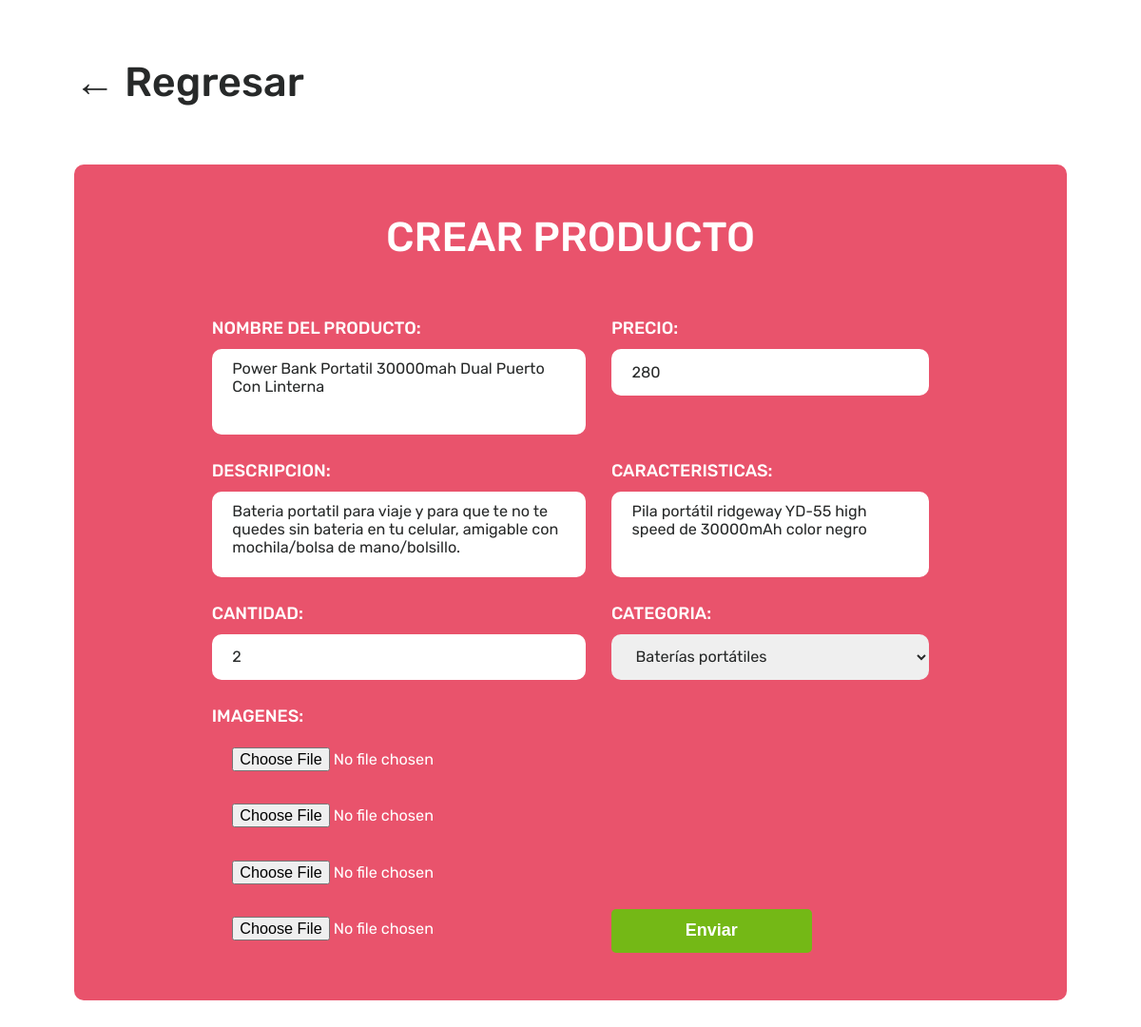
Screenshot of /admin/update_producto.php?producto_id=2 (signed in) with the database file from the repository.
### tables this page shows
CREATE TABLE `productos` (
  `id` int(11) NOT NULL,
  `nombre` varchar(200) NOT NULL,
  `precio` float(8,2) NOT NULL,
  `descripcion` text NOT NULL,
  `caracteristicas` text NOT NULL,
  `cantidad` int(11) NOT NULL,
  `imagen1` varchar(200) NOT NULL,
  `imagen2` varchar(200) NOT NULL,
  `imagen3` varchar(200) NOT NULL,
  `imagen4` varchar(200) NOT NULL,
  `categoria_id` int(11) NOT NULL
);

### admin/update_producto.php (the view, shortened to what this page needs)
<?php
    include "../includes/conexion.php";
    $query = "SELECT * FROM productos WHERE id = ?";
    $statement = $conexion->prepare($query);
    $statement->execute([$_GET["producto_id"]]);
    $producto = $statement->get_result()->fetch_assoc();
    $query = "SELECT id, nombre FROM categorias";
    $statement = $conexion->prepare($query);
    $statement->execute();
    $categorias = $statement->get_result();
?>
<!DOCTYPE html>
<html lang="en">
<head>
    <link rel="stylesheet" href="../src/css/utilidades.css">
    <link rel="stylesheet" href="../src/css/estilos.css">
    <link rel="stylesheet" href="../src/css/queries.css">
</head>
<body>
    <section id="contacto" class="seccion-crear">
        <div class="contenedor">
            <h2>
                <a href="index.php">&LeftArrow; Regresar</a>
            </h2>
            <div class="formulario__contenido">
                <h3>Crear producto</h3>
                <form action="" class="formulario" method="POST" enctype="multipart/form-data">
                    <div class="formulario__control">
                        <label for="nombre">Nombre del producto:</label>
                        <textarea name="nombre" id="nombre"><?php echo $producto["nombre"]; ?></textarea>
                    </div>
                    <div class="formulario__control">
                        <label for="precio">Precio:</label>
                        <input type="number" name="precio" id="precio" value="<?php echo $producto["precio"]; ?>">
                    </div>
                    <div class="formulario__control">
                        <label for="descripcion">Descripcion:</label>
                        <textarea name="descripcion" id="descripcion"><?php echo $producto["descripcion"]; ?></textarea>
                    </div>
                    <div class="formulario__control">
                        <label for="caracteristicas">Caracteristicas:</label>
                        <textarea name="caracteristicas" id="caracteristicas"><?php echo $producto["caracteristicas"]; ?></textarea>
                    </div>
                    <div class="formulario__control">
                        <label for="inventario">Cantidad:</label>
                        <input type="number" name="inventario" id="inventario" value="<?php echo $producto["cantidad"]; ?>">
                    </div>
                    <div class="formulario__control">
                        <label for="categoria">Categoria:</label>
                        <select name="categoria" id="categoria">
                            <?php while($fila = $categorias->fetch_assoc()):?>
                                <?php if($producto["categoria_id"] == $fila["id"]): ?>
                                    <option selected value="<?php echo $fila["id"]; ?>"><?php echo $fila["nombre"]; ?></option>
                                <?php else: ?>
                                    <option value="<?php echo $fila["id"]; ?>"><?php echo $fila["nombre"]; ?></option>
                                <?php endif; ?>
                            <?php endwhile; ?>
                        </select>
                    </div>
                    <div class="formulario__control">
                        <label for="img">Imagenes:</label>
                        <input type="file" name="img1" id="img1">
                        <input type="file" name="img2" id="img2">
                        <input type="file" name="img3" id="img3">
                        <input type="file" name="img4" id="img4">
                    </div>
                    <input type="submit" name="update" class="btn btn-secundario" value="Enviar">
                </form>
            </div>
        </div>
    </section>
</body>
</html>

### src/css/utilidades.css (style rules this page uses)
:root { --clr-primario: #f59f00; --clr-secundario: #e9536c; --clr-acento: #74b816; --clr-dark: #272929; --clr-bold: #0f1111; --clr-light: #fff; --clr-gray: #888; --fw-regular: 400; --fw-medium: 500; --fw-semi: 600; --fw-bold: 700; }
* { padding: 0; margin: 0; box-sizing: border-box; }
html { font-size: 62.5%; scroll-behavior: smooth; }
body { font-family: "Rubik", sans-serif; font-size: 1.6rem; font-weight: var(--fw-regular); color: var(--clr-dark); overflow-x: hidden; }
a { text-decoration: none; color: var(--clr-dark); }
.contenedor { max-width: 120rem; margin: 0 auto; padding: 0 2rem; }
.btn { font-size: 2rem; font-weight: var(--fw-bold); padding: 1.4rem 3.2rem; border-radius: 5px; border: none; display: inline-block; cursor: pointer; }
.btn-secundario { color: var(--clr-light); background-color: var(--clr-acento); transition: background-color 0.2s ease-in; }

### src/css/estilos.css (style rules this page uses)
section { margin-bottom: 13.6rem; }
h2 { font-size: 4.8rem; font-weight: var(--fw-medium); max-width: 44rem; margin-bottom: 6.8rem; }
.formulario__contenido { background-color: var(--clr-secundario); color: var(--clr-light); border-radius: 10px; padding: 5.6rem 5.6rem; }
.formulario__contenido h3 { font-size: 4.8rem; font-weight: var(--fw-medium); text-align: center; text-transform: uppercase; margin: 0 auto; margin-bottom: 6.6rem; }
.formulario { max-width: 50.2rem; margin: 0 auto; display: flex; flex-direction: column; gap: 3rem; }
.formulario__control { display: flex; flex-direction: column; gap: 1.2rem; }
.formulario__control label { font-size: 2rem; font-weight: var(--fw-medium); text-transform: uppercase; }
.formulario__control input[type="email"], .formulario__control textarea, .formulario__control input, .formulario__control select { font-size: 1.8rem; font-family: "Rubik", sans-serif; color: var(--clr-dark); height: 5.4rem; padding: 1.2rem 2.4rem; border: none; outline: none; border-radius: 10px; resize: none; }
.formulario__control textarea { height: 10rem; }
.formulario input[type="submit"] { width: 23.4rem; align-self: flex-end; }
.seccion-crear { margin-top: 6.8rem; }
.seccion-crear .formulario { max-width: 80%; display: grid; grid-template-columns: 1fr 1fr; }
.formulario__control input[type="file"] { color: var(--clr-light); }

### src/css/queries.css (style rules this page uses)
@media (max-width: 75em) { html { font-size: 56.25%; } }

### rows the page displays
productos: nombre "Power Bank Portatil 30000mah Dual Puerto Con Linterna", precio "280", descripcion "Bateria portatil para viaje y para que te no te quedes sin bateria en tu celular, amigable con mochila/bolsa de mano/bolsillo.", caracteristicas "Pila portátil ridgeway YD-55 high speed de 30000mAh color negro", inventario "2"

### other values shown
form field categoria "Baterías portátiles"
